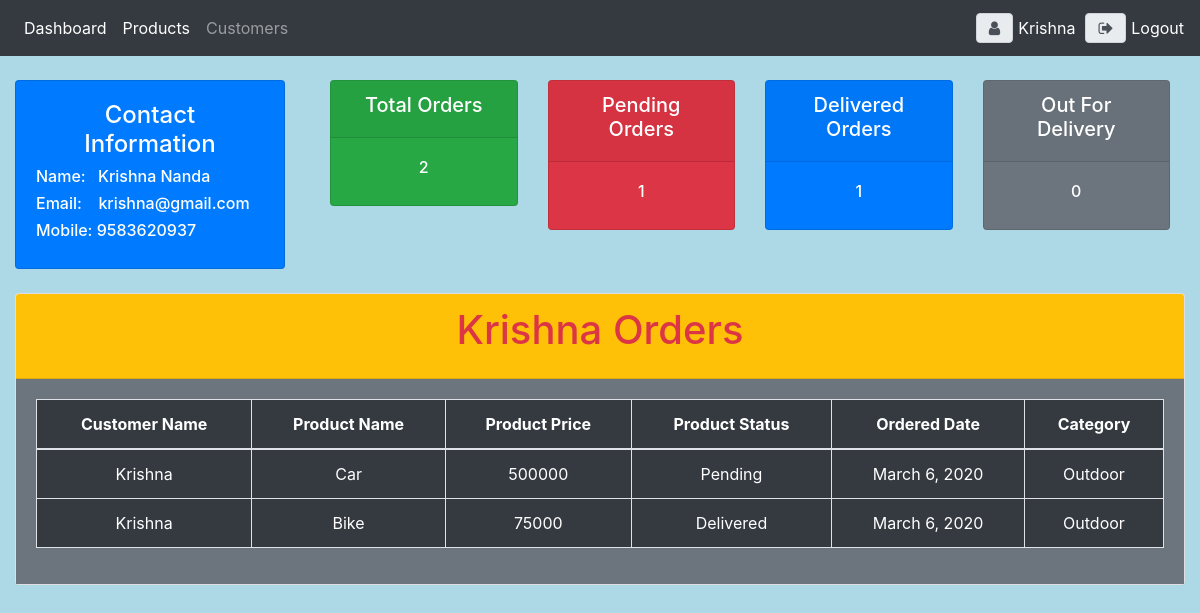
Page /customer/1 (signed in) on the committed database.
### account/models.py (models this page shows, shortened)
class Customer(models.Model):
    first_name=models.CharField(max_length=100, null=True,blank=True)
    last_name= models.CharField(max_length=100, null=True,blank=True)
    mobile=models.BigIntegerField(null=True,blank=True)
    email=models.EmailField(max_length=100, null=True,blank=True,unique=True)
    location=models.CharField(max_length=100, null=True,blank=True)

class Order(models.Model):
    STATUS_CHOICES=(
        ('Pending','Pending'),
        ('Delivered','Delivered'),
        ('Outfordelivery','Outfordelivery')
    )
    customer=models.ForeignKey(Customer,on_delete=models.CASCADE,null=True,blank=True)
    product=models.ForeignKey(Product,on_delete=models.CASCADE,null=True,blank=True)
    status=models.CharField(choices=STATUS_CHOICES,max_length=100,null=True,blank=True)
    created_date=models.DateField(auto_now=True,null=True,blank=True)

class Product(models.Model):
    PRODUCTS_CHOICE=(
        ('Indoor','Indoor'),
        ('Outdoor','Outdoor'),
        ('Anywhere','Anywhere')
    )
    name=models.CharField(max_length=100, null=True,blank=True)
    price=models.IntegerField(null=True,blank=True)
    description=models.CharField(max_length=100,null=True,blank=True)
    created_date=models.DateField(auto_now=True,null=True,blank=True)
    category=models.CharField(choices=PRODUCTS_CHOICE,max_length=100,null=True,blank=True)

### account/views.py (the view)
# urls.py: path('customer/<pk>',views.customer, name='customer'),
@login_required(login_url='login')
def customer(request, pk):
    customers = Customer.objects.get(id=pk)
    fullname = customers.first_name + " " + customers.last_name
    orders = customers.order_set.all()
    total_orders = len(orders)
    pending_orders = orders.filter(status='Pending').count()
    delivered_orders = orders.filter(status='Delivered').count()
    outfordelivery_orders = orders.filter(status='Outfordelivery').count
    context = {'customers': customers,
               'orders': orders,
               'fullname': fullname,
               'total_orders': total_orders,
               'pending_orders': pending_orders,
               'delivered_orders': delivered_orders,
               'outfordelivery_orders': outfordelivery_orders
               }
    return render(request, 'accounts/customer.html', context)

### templates/accounts/customer.html (shortened to what this page needs)
{% extends 'accounts/base.html' %}
{% block content %}
<br>
<div class="container-fluid">
<div class="row">
    <div class="col-md-3">
        <div class="card bg-primary text-white">
            <div class="card-body">
                <h4 class="text-center">Contact Information</h4>
                <h6>Name: &ensp;{{ fullname }}</h6>
                <h6>Email: &ensp; {{ customers.email }} </h6>
                <h6>Mobile: {{ customers.mobile }} </h6>
            </div>
        </div>
    </div>
    <div class="col-md-9">
       {% include 'accounts/status.html' %}
    </div>
</div>
</div>
<br>
<div class="container-fluid">
    <div class="row">
        <div class="col-md-12">
            <div class="card">
                <div class="card-header bg-warning text-danger">
                    <h1 class="card-title text-center">{{ customers.first_name|capfirst }} Orders</h1>
                </div>
                <div class="card-body bg-secondary">
                    {% if orders %}
                        <table class="table table-bordered text-center bg-dark text-white">
                            <thead>
                                <tr>
                                    <th>Customer Name</th>
                                    <th>Product Name</th>
                                    <th>Product Price</th>
                                    <th>Product Status</th>
                                    <th>Ordered Date</th>
                                    <th>Category</th>
                                </tr>
                            </thead>
                            <tbody>
                            {% for i in orders %}
                                <tr>
                                    <td>{{ i.customer.first_name }}</td>
                                    <td>{{ i.product.name }}</td>
                                    <td>{{ i.product.price }}</td>
                                    <td>{{ i.status }}</td>
                                    <td>{{ i.created_date }}</td>
                                    <td>{{ i.product.category }}</td>
                                </tr>
                            {% endfor %}
                            </tbody>
                        </table>
                    {% else %}
                    <h2>No Orders</h2>
                    {% endif %}
                </div>
            </div>
        </div>
    </div>
</div>
{% endblock %}

### templates/accounts/navbar.html (shortened to what this page needs)
<!DOCTYPE html>
<html lang="en">
<head>
</head>
<body>
{% block content %}
<nav class="navbar navbar-expand-lg navbar-dark bg-dark">
    <div class="collapse navbar-collapse" id="navbarNav">
        <ul class="navbar-nav">
            <li class="nav-item active">
                <a class="nav-link" href="{% url 'home' %}">Dashboard</a>
            </li>
            <li class="nav-item active">
                <a class="nav-link" href="{% url 'product' %}">Products</a>
            </li>
            <li class="nav-item">
                <a class="nav-link" href="{% url 'all_customers' %}">Customers</a>
            </li>
        </ul>
    </div>
    <span class="input-group-text" id="user2"><i class="fa fa-user"></i></span>
    <span id="user1">{{ request.user|capfirst }}</span>
    <span class="input-group-text" id="user3"><i class="fa fa-sign-out"></i></span>
  <a id="logoutid" href="{% url 'logout' %}">Logout</a>
</nav>
{% endblock %}
</body>
</html>

### templates/accounts/navbar.html (style rules this page uses)
#logoutid { color: white; }
#user1 { color: white; margin-right: 10px; }
#user2 { margin-right: 5px; }
#user3 { margin-right: 5px; }

### templates/accounts/customer.html (style rules this page uses)
body { background-color: lightblue; }

### rows in the picture
Customer: email "krishna@gmail.com", mobile "9583620937", first_name "Krishna"
Order: customer.first_name "Krishna", product.name "Car", product.price "500000", status "Pending", created_date "March 6, 2020", product.category "Outdoor"
Order: customer.first_name "Krishna", product.name "Bike", product.price "75000", status "Delivered", created_date "March 6, 2020", product.category "Outdoor"

### other values in the picture
{{ request.user|capfirst }} "Krishna"
{{ fullname }} "Krishna Nanda"
{{ total_orders }} "2"
{{ pending_orders }} "1"
{{ delivered_orders }} "1"
{{ outfordelivery_orders }} "0"
